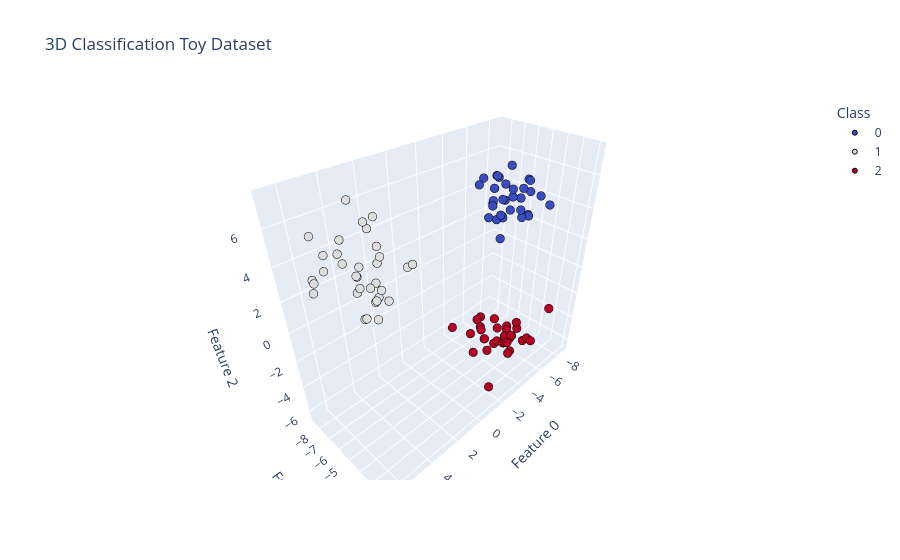

Notebook cell for this chart:
### Code cell
import plotly.express as px

# Map each target class (as a string) to a specific color
custom_colors = {
    "0": "#3b4cc0",   # Cool blue
    "1": "#dddddd",   # Neutral light gray
    "2": "#b40426"    # Warm crimson red
}

fig = px.scatter_3d(
    x=X_clf[:, 0],
    y=X_clf[:, 1],
    z=X_clf[:, 2],
    color=y_clf.astype(str),  # Treats classes 0, 1, 2 as discrete colors
    color_discrete_map=custom_colors,  # Applies your exact color mapping
    category_orders={"color": ["0", "1", "2"]},  # Optional: keeps legend in 0, 1, 2 order
    labels={"x": "Feature 0", "y": "Feature 1", "z": "Feature 2", "color": "Class"},
    title="3D Classification Toy Dataset",  # Adds the chart title
)
fig.update_traces(marker=dict(size=5, line=dict(width=1, color='black')))
fig.show()

### Figure 1 — Plotly figure (JSON) as saved in the notebook; plotly's stock layout.template omitted (floating-point values rounded to 4 significant figures)
{"data": [{"hovertemplate": "Class=0<br>Feature 0=%{x}<br>Feature 1=%{y}<br>Feature 2=%{z}<extra></extra>", "legendgroup": "0", "marker": {"color": "#3b4cc0", "line": {"color": "black", "width": 1}, "size": 5, "symbol": "circle"}, "mode": "markers", "name": "0", "scene": "scene", "showlegend": true, "type": "scatter3d", "x": [-6.112, -4.264, -6.182, -6.826, -5.166, -4.278, -3.949, -4.324, -5.014, -6.651, -4.479, -4.118, -6.629, -4.621, -4.673, -7.516, -5.258, -5.981, -4.751, -5.587, -4.909, -8.234, -4.587, -3.821, -5.539, -6.471, -5.737, -3.505, -4.227, -6.867, -4.416, -6.815, -4.718, -4.772], "y": [-4.481, -5.167, -4.717, -4.74, -5.085, -5.199, -5.169, -4.556, -4.933, -4.445, -5.3, -5.062, -4.374, -5.305, -4.899, -4.263, -4.706, -4.508, -5.25, -4.866, -5.014, -4.037, -5.223, -5.548, -4.805, -4.794, -5.188, -5.564, -5.109, -4.57, -4.978, -4.633, -4.785, -4.852], "z": [3.482, 4.901, 4.601, 5.537, 5.626, 4.731, 3.984, 2.755, 4.766, 3.494, 5.515, 4.671, 3.442, 6.201, 3.983, 4.456, 4.169, 3.988, 6.082, 5.269, 4.82, 3.722, 6.218, 6.215, 4.839, 5.074, 6.511, 5.924, 5.651, 4.828, 3.77, 5.499, 3.842, 3.883]}, {"hovertemplate": "Class=1<br>Feature 0=%{x}<br>Feature 1=%{y}<br>Feature 2=%{z}<extra></extra>", "legendgroup": "1", "marker": {"color": "#dddddd", "line": {"color": "black", "width": 1}, "size": 5, "symbol": "circle"}, "mode": "markers", "name": "1", "scene": "scene", "showlegend": true, "type": "scatter3d", "x": [3.443, 4.314, 4.865, 4.921, 3.371, 6.166, 4.672, 4.934, 3.962, 4.389, 5.41, 5.748, 4.538, 4.34, 4.229, 5.268, 6.458, 5.353, 5.183, 4.919, 4.473, 6.571, 6.215, 3.756, 5.241, 6.618, 4.904, 5.429, 5.244, 5.389, 4.951, 5.467, 4.598], "y": [-3.052, -4.374, -3.983, -6.188, -3.489, -6.44, -3.984, -5.126, -4.802, -3.661, -4.164, -6.299, -3.816, -6.136, -5.003, -4.461, -6.32, -5.77, -4.777, -3.811, -4.866, -5.97, -5.591, -5.159, -4.769, -6.112, -3.397, -3.969, -4.36, -3.153, -4.134, -5.276, -4.211], "z": [5.134, 5.001, 3.402, 5.657, 4.766, 6.204, 3.558, 4.223, 5.511, 3.385, 2.648, 5.168, 5.653, 7.366, 6.399, 4.1, 4.196, 5.296, 4.544, 3.589, 6.841, 4.239, 4.876, 6.728, 3.689, 3.668, 4.35, 2.799, 5.219, 3.196, 4.123, 5.068, 4.176]}, {"hovertemplate": "Class=2<br>Feature 0=%{x}<br>Feature 1=%{y}<br>Feature 2=%{z}<extra></extra>", "legendgroup": "2", "marker": {"color": "#b40426", "line": {"color": "black", "width": 1}, "size": 5, "symbol": "circle"}, "mode": "markers", "name": "2", "scene": "scene", "showlegend": true, "type": "scatter3d", "x": [-4.637, -6.107, -5.161, -4.41, -3.894, -5.327, -3.834, -5.525, -3.049, -3.993, -4.776, -5.114, -4.671, -5.658, -6.445, -5.049, -4.623, -4.919, -4.978, -5.607, -6.26, -4.598, -4.621, -4.519, -8.617, -0.964, -6.399, -4.984, -4.619, -5.222, -4.859, -4.493, -5.822], "y": [-3.361, -5.95, -3.822, -4.54, -4.66, -3.802, -2.917, -4.407, -5.136, -5.012, -3.979, -2.779, -3.655, -7.163, -4.219, -6.236, -8.646, -2.361, -3.609, -5.252, -7.362, -1.865, -3.932, -4.375, -3.248, -2.008, -4.271, -5.846, -3.789, -6.462, -4.671, -6.719, -4.628], "z": [-5.287, -4.886, -4.798, -5.242, -5.6, -4.66, -4.672, -4.613, -5.54, -4.858, -4.455, -4.315, -4.745, -5.396, -4.937, -5.442, -6.395, -3.718, -4.308, -5.02, -5.604, -3.432, -4.94, -4.975, -3.875, -4.856, -4.419, -5.999, -4.81, -5.391, -5.418, -5.745, -4.602]}], "layout": {"legend": {"title": {"text": "Class"}, "tracegroupgap": 0}, "scene": {"domain": {"x": [0, 1], "y": [0, 1]}, "xaxis": {"title": {"text": "Feature 0"}}, "yaxis": {"title": {"text": "Feature 1"}}, "zaxis": {"title": {"text": "Feature 2"}}}, "title": {"text": "3D Classification Toy Dataset"}}}
